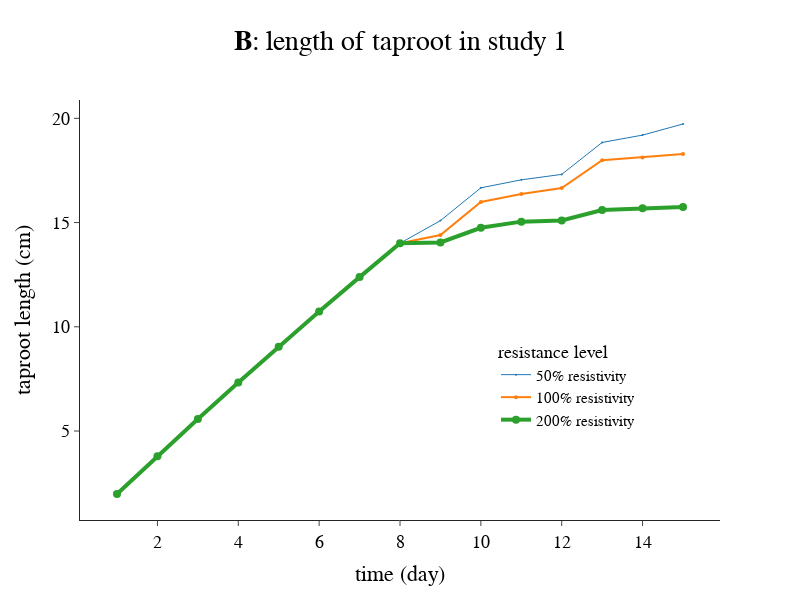

Write notebook code for a chart like this one.
### Code cell
import plotly.graph_objects as go

import pandas as pd

name_list = [      
             'case_01_0.05cm_lateral_radius.xml_16_0_0_0_res_5_trsv_8-balance_rst_80vml_15-6-28-12-22.csv', 
             'case_01_0.05cm_lateral_radius.xml_16_1_0_0_res_5_trsv_8-balance_rst_80vml_15-6-28-12-30.csv',
             'case_01_0.05cm_lateral_radius.xml_16_2_0_0_res_5_trsv_8-balance_rst_80vml_15-6-28-12-37.csv', 
]


name_list = [            
             'Study1/case_01_0.05cm_lateral_radius.xml_16_0_0_0_res_10_water_5rst_1_15-6-29-12-15.csv',
             'Study1/case_01_0.05cm_lateral_radius.xml_16_1_0_0_res_10_water_5rst_1_15-6-29-12-17.csv',
             'Study1/case_01_0.05cm_lateral_radius.xml_16_2_0_0_res_10_water_5rst_1_15-6-29-12-19.csv', 
]

colors= [
    'rgba(31,119,180,1)',
    'rgba(255,127,14,1)',
    'rgba(44,160,44,1)'
    
    
    
]

names = ['50% resistivity', '100% resistivity', '200% resistivity']
# from scipy import stats

# from statsmodels.stats.multicomp import (pairwise_tukeyhsd,
#                                          MultiComparison)
# total_data = c25.append(c50).append(c75)
# df = pd.read_csv("case_1_lateral_radius.xml_30_0.8_0.8_11_29.csv")


fig = go.Figure()


for i,name in enumerate(name_list):
    data= pd.read_csv(name)
    data = data[(data['sub_type'] == 1) & (data['organ_type'] == 2)]
    time_x = data.groupby('time')['time'].mean()
    y_var = data.groupby('time')['organ_length'].sum()
    fig.add_trace(go.Scatter(x =time_x,
                            y=y_var,
                            line = dict(
                            width = 2**i,
                            color = colors[i],
                            ),
                             marker_size=2*2**i,
                            name=names[i],
                            ))
    



fig.update_layout(template="simple_white", title= dict( text  = "<b>B</b>: length of taproot in study 1 ", x =0.5,font=dict(
family="Arial",
        size=28,
        color="black"
    )),
    yaxis_title="taproot length (cm)",
    xaxis_title="time (day)",
    legend_title="resistance level",
                     legend=dict(
        x=0.65,
        y=0.2,
        traceorder='normal',
        font=dict(
            size=15,),
    ),
    font=dict(
family="Arial",
        size=18,
        color="black"
    ), width = 800, height =600
                 )
    
fig.show()

# Set up the data for comparison (creates a specialised object)


# Show all pair-wise comparisons:

# Print the comparisons

### Figure 1 — Plotly figure (JSON) as saved in the notebook; plotly's stock layout.template omitted (floating-point values rounded to 4 significant figures)
{"data": [{"line": {"color": "rgba(31,119,180,1)", "width": 1}, "marker": {"size": 2}, "name": "50% resistivity", "type": "scatter", "x": [1, 2, 3, 4, 5, 6, 7, 8, 9, 10, 11, 12, 13, 14, 15], "y": [1.98, 3.796, 5.578, 7.327, 9.044, 10.73, 12.38, 14.01, 15.09, 16.67, 17.05, 17.31, 18.84, 19.2, 19.73]}, {"line": {"color": "rgba(255,127,14,1)", "width": 2}, "marker": {"size": 4}, "name": "100% resistivity", "type": "scatter", "x": [1, 2, 3, 4, 5, 6, 7, 8, 9, 10, 11, 12, 13, 14, 15], "y": [1.98, 3.796, 5.578, 7.327, 9.044, 10.73, 12.38, 14.01, 14.4, 15.98, 16.37, 16.66, 17.99, 18.12, 18.28]}, {"line": {"color": "rgba(44,160,44,1)", "width": 4}, "marker": {"size": 8}, "name": "200% resistivity", "type": "scatter", "x": [1, 2, 3, 4, 5, 6, 7, 8, 9, 10, 11, 12, 13, 14, 15], "y": [1.98, 3.796, 5.578, 7.327, 9.044, 10.73, 12.38, 14.01, 14.04, 14.75, 15.04, 15.1, 15.6, 15.68, 15.75]}], "layout": {"font": {"color": "black", "family": "Arial", "size": 18}, "height": 600, "legend": {"font": {"size": 15}, "title": {"text": "resistance level"}, "traceorder": "normal", "x": 0.65, "y": 0.2}, "title": {"font": {"color": "black", "family": "Arial", "size": 28}, "text": "<b>B</b>: length of taproot in study 1 ", "x": 0.5}, "width": 800, "xaxis": {"title": {"text": "time (day)"}}, "yaxis": {"title": {"text": "taproot length (cm)"}}}}
